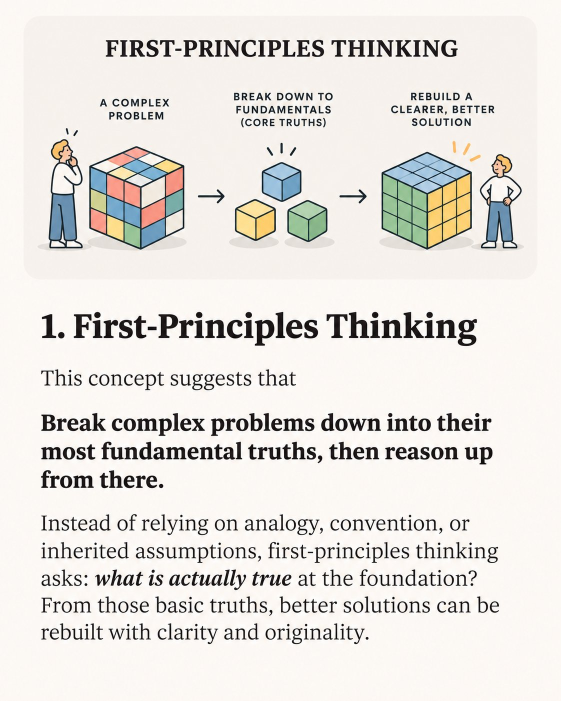
#> input picture 发布/2026-11-18_mental-models/编辑用/src/01.jpg, 1122 x 1402 px (shown at 1/2 size); its folder holds 4 pictures in this run
$ python crop.py
#> lines starting #> are read from the running program, lines starting #| are printed output that depends on the picture
from PIL import Image
import os
S='src'; C='crops'
J={  # name: (src, box)
 'cube':('01',(70,255,1060,505)),
 'arm_icon':('02',(360,345,560,505)),
 'ic_design':('02',(85,645,210,735)),'ic_control':('02',(325,645,425,735)),'ic_elec':('02',(555,645,650,735)),
 'ic_mech':('02',(785,645,885,735)),'ic_test':('02',(1020,645,1105,735)),
 'arm':('03',(395,520,795,945)),'cam':('03',(70,550,180,630)),'board':('03',(435,385,565,485)),
 'motor':('03',(835,540,950,630)),'link':('03',(840,780,995,870)),'cube3':('03',(65,800,155,890)),
 'dog':('04',(375,390,800,775)),'dog_bad':('04',(345,1070,550,1225)),'dog_good':('04',(955,1090,1160,1220)),
 'drone_a':('05',(95,325,560,525)),'drone_b':('05',(685,325,1130,525)),
 'drone6':('06',(420,460,810,670)),'cam6':('06',(70,435,170,515)),
 'line':('07',(30,425,1218,770)),
 'drone8':('08',(35,295,600,628)),
 'gear':('09',(600,255,1240,690)),
 'f1':('09',(42,868,250,1036)),'f2':('09',(292,868,480,1036)),'f3':('09',(530,868,715,1036)),'f4':('09',(757,868,960,1036)),'f5':('09',(1000,868,1205,1036)),
 'grip':('10',(40,282,1195,580)),
}
for k,(s,b) in J.items():
    Image.open(f'{S}/{s}.jpg').crop(b).save(f'{C}/{k}.png')
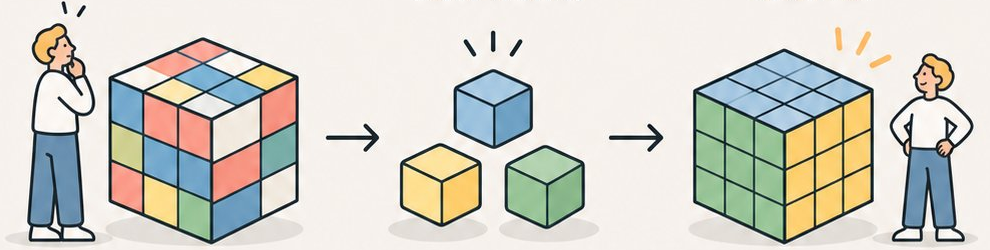
#> saved as cube.png: PIL image 990x250 RGB; mean R, G, B 210.8, 209.5, 200.8
#> pass 2 of the loop `for k,(s,b) in J.items():`:
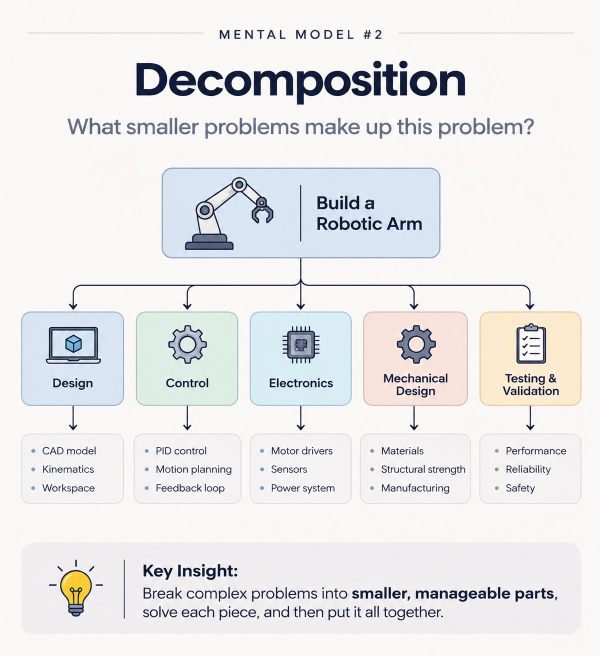
#> input picture 发布/2026-11-18_mental-models/编辑用/src/02.jpg, 1199 x 1312 px (shown at 1/2 size)
#> `Image.open(f'{S}/{s}.jpg').crop(b).save(f'{C}/{k}.png')`:
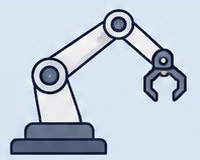
#> saved as arm_icon.png: PIL image 200x160 RGB; mean R, G, B 190.1, 200.5, 215.3
#> (the run stopped early here; a loop or call above may not have finished)
